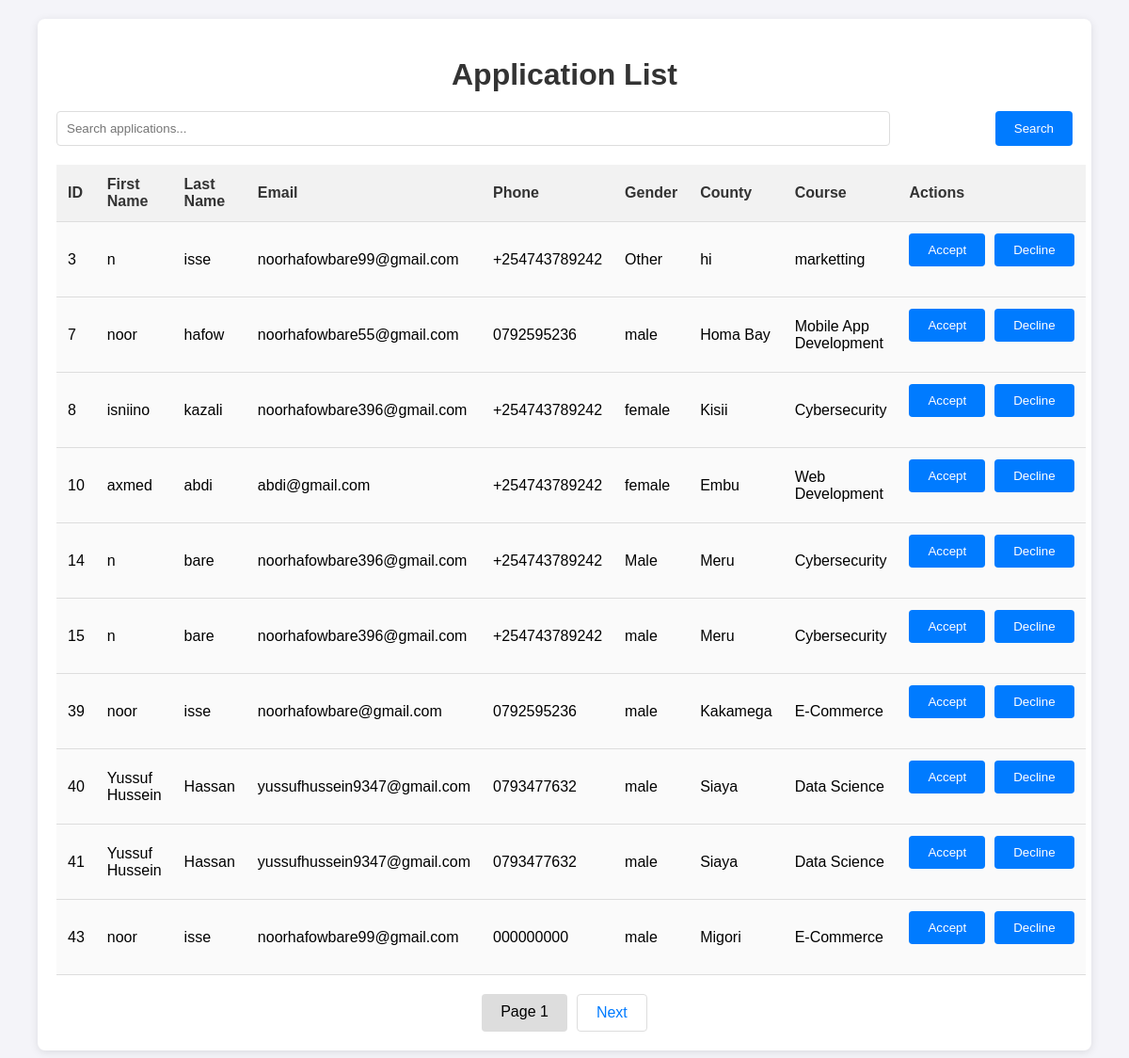
Page /admin/applications on the committed database.
### tables this page shows
CREATE TABLE applications (
                    id INTEGER PRIMARY KEY AUTOINCREMENT,
                    first_name TEXT NOT NULL,
                    last_name TEXT NOT NULL,
                    email TEXT NOT NULL,
                    phone TEXT NOT NULL,
                    gender TEXT NOT NULL,
                    county TEXT NOT NULL,
                    course TEXT NOT NULL
                , status TEXT DEFAULT 'Pending');

### app.py (the view)
@app.route('/admin/applications')
def view_applications():
    search = request.args.get('search', '')  # Search functionality
    page = request.args.get('page', 1, type=int)
    per_page = 10  # Number of records per page
    offset = (page - 1) * per_page
    conn = get_db_connection()
    search_query = f"%{search}%"  # Format search term for SQL LIKE
    applications = conn.execute(
        'SELECT * FROM applications WHERE first_name LIKE ? OR last_name LIKE ? LIMIT ? OFFSET ?',
        (search_query, search_query, per_page, offset)
    ).fetchall()
    total_query = 'SELECT COUNT(*) FROM applications WHERE first_name LIKE ? OR last_name LIKE ?'
    total = conn.execute(total_query, (search_query, search_query)).fetchone()[0]
    conn.close()
    return render_template('applications.html', applications=applications, page=page, per_page=per_page, total=total, search=search)

### app.py (called while the page is built)
def get_db_connection():
    conn = sqlite3.connect('database.db')
    conn.row_factory = sqlite3.Row
    return conn

### templates/applications.html (shortened to what this page needs)
<!DOCTYPE html>
<html lang="en">
  <head>
    <link
      rel="stylesheet"
      href="{{ url_for('static', filename='css/applications.css') }}"
    />
  </head>
  <body>
    <div class="container">
      <h1>Application List</h1>
      <form
        method="get"
        action="{{ url_for('view_applications') }}"
        style="margin-bottom: 20px"
      >
        <input
          type="text"
          name="search"
          placeholder="Search applications..."
          value="{{ search }}"
        />
        <button type="submit">Search</button>
      </form>
      <table>
        <thead>
          <tr>
            <th>ID</th>
            <th>First Name</th>
            <th>Last Name</th>
            <th>Email</th>
            <th>Phone</th>
            <th>Gender</th>
            <th>County</th>
            <th>Course</th>
            <th>Actions</th>
          </tr>
        </thead>
        <tbody>
          {% for application in applications %}
          <tr>
            <td>{{ application.id }}</td>
            <td>{{ application.first_name }}</td>
            <td>{{ application.last_name }}</td>
            <td>{{ application.email }}</td>
            <td>{{ application.phone }}</td>
            <td>{{ application.gender }}</td>
            <td>{{ application.county }}</td>
            <td>{{ application.course }}</td>
            <td>
              <div class="actions-container">
                <form
                  action="/accept_application/{{ application.id }}"
                  method="POST"
                  style="display: inline"
                >
                  <button type="submit" class="btn btn-success">Accept</button>
                </form>
                <form
                  action="/decline_application/{{ application.id }}"
                  method="POST"
                  style="display: inline"
                >
                  <button type="submit" class="btn btn-danger">Decline</button>
                </form>
              </div>
            </td>
          </tr>
          {% endfor %}
        </tbody>
      </table>
      <div class="pagination">
        <span>Page {{ page }}</span>
        {% if page * per_page < total %}
        <a href="{{ url_for('view_applications', page=page+1, search=search) }}"
          >Next</a
        >
        {% endif %}
      </div>
    </div>
  </body>
</html>

### static/css/applications.css (style rules this page uses)
body { font-family: Arial, sans-serif; background-color: #f4f4f9; margin: 0; padding: 0; }
.container { width: 90%; max-width: 1200px; margin: 20px auto; padding: 20px; background-color: #fff; border-radius: 8px; box-shadow: 0 2px 10px rgba(0, 0, 0, 0.1); }
h1 { text-align: center; color: #333; font-size: 2rem; margin-bottom: 20px; }
form { display: flex; justify-content: space-between; margin-bottom: 20px; }
input[type="text"] { padding: 10px; width: 80%; border: 1px solid #ddd; border-radius: 4px; }
button[type="submit"] { padding: 10px 20px; background-color: #007bff; border: none; border-radius: 4px; color: white; cursor: pointer; transition: background-color 0.3s ease; }
table { width: 100%; border-collapse: collapse; margin-top: 20px; }
th, td { padding: 12px; text-align: left; border-bottom: 1px solid #ddd; }
th, tr { border-bottom: 1px solid #ddd; }
tr th { background-color: #f2f2f2; color: #333; }
td { background-color: #fafafa; }
tr:nth-child(even) { background-color: #f9f9f9; }
tr:nth-child(odd) { background-color: #ffffff; }
.actions-container { display: flex; flex-direction: column; flex-direction: row; gap: 10px; }
.btn { padding: 8px 16px; border: none; border-radius: 4px; cursor: pointer; transition: background-color 0.3s ease; }
.btn-success { background-color: #28a745; color: white; }
.btn-danger { background-color: #dc3545; color: white; }
.pagination { display: flex; justify-content: center; margin-top: 20px; }
.pagination a { padding: 10px 20px; text-decoration: none; color: #007bff; border: 1px solid #ddd; border-radius: 4px; margin: 0 5px; transition: background-color 0.3s ease; }
.pagination span { padding: 10px 20px; margin: 0 5px; background-color: #ddd; border-radius: 4px; }

### rows in the picture
applications: id "3", first_name "n", last_name "isse", email "noorhafowbare99@gmail.com", phone "+254743789242", gender "Other", county "hi", course "marketting"
applications: id "7", first_name "noor", last_name "hafow", email "noorhafowbare55@gmail.com", phone "0792595236", gender "male", county "Homa Bay", course "Mobile App Development"
applications: id "8", first_name "isniino", last_name "kazali", email "noorhafowbare396@gmail.com", phone "+254743789242", gender "female", county "Kisii", course "Cybersecurity"
applications: id "10", first_name "axmed", last_name "abdi", email "abdi@gmail.com", phone "+254743789242", gender "female", county "Embu", course "Web Development"
applications: id "14", first_name "n", last_name "bare", email "noorhafowbare396@gmail.com", phone "+254743789242", gender "Male", county "Meru", course "Cybersecurity"
applications: id "15", first_name "n", last_name "bare", email "noorhafowbare396@gmail.com", phone "+254743789242", gender "male", county "Meru", course "Cybersecurity"
applications: id "39", first_name "noor", last_name "isse", email "noorhafowbare@gmail.com", phone "0792595236", gender "male", county "Kakamega", course "E-Commerce"
applications: id "40", first_name "Yussuf Hussein", last_name "Hassan", email "yussufhussein9347@gmail.com", phone "0793477632", gender "male", county "Siaya", course "Data Science"
applications: id "41", first_name "Yussuf Hussein", last_name "Hassan", email "yussufhussein9347@gmail.com", phone "0793477632", gender "male", county "Siaya", course "Data Science"
applications: id "43", first_name "noor", last_name "isse", email "noorhafowbare99@gmail.com", phone "000000000", gender "male", county "Migori", course "E-Commerce"

### other values in the picture
{{ page }} "1"
